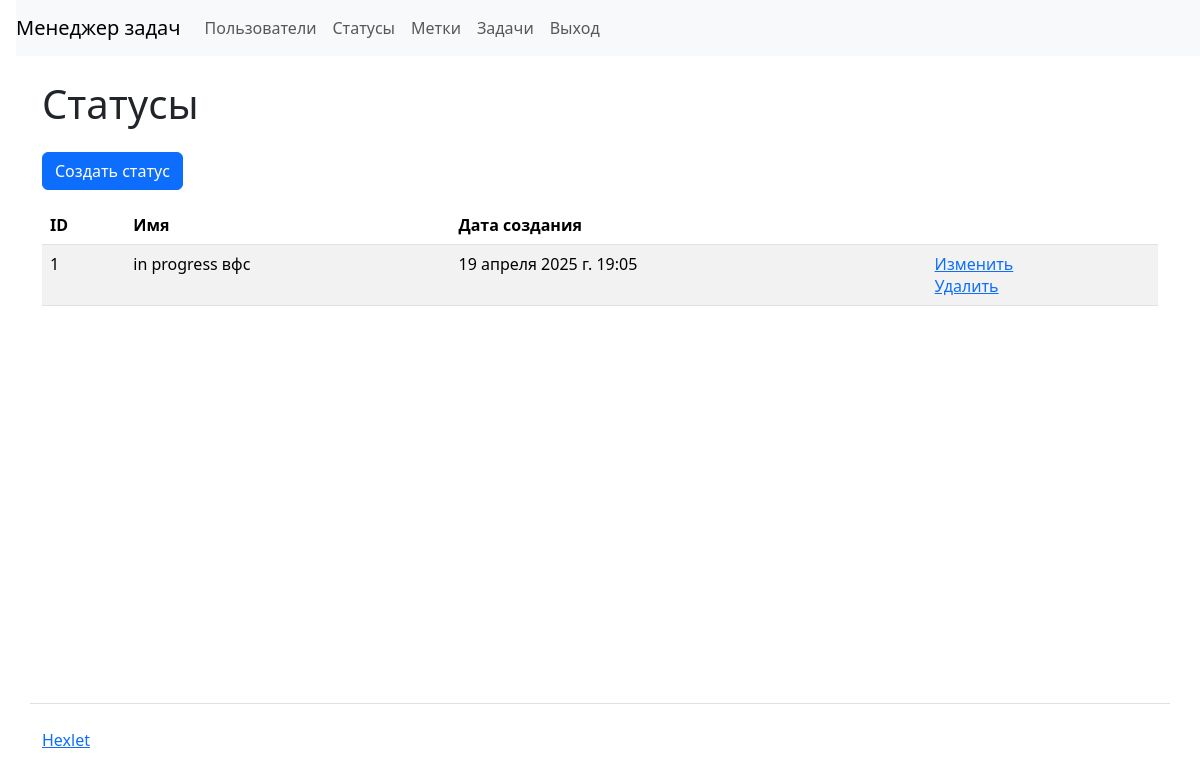
Page /statuses/ (signed in) on the committed database.
### task_manager/statuses/models.py (models this page shows, shortened)
class Status(models.Model):
    name = models.CharField(
        max_length=200,
        verbose_name=_("Name"),
        unique=True,
    )
    created_at = models.DateTimeField(
        auto_now_add=True,
        verbose_name=_("Creation date"),
    )
    class Meta:
        verbose_name = _("Status")
        verbose_name_plural = _("Statuses")

### task_manager/statuses/views.py (the view)
# urls.py: path('', views.StatusesListView.as_view(), name='statuses'),
class StatusesListView(BasicStatusView, ListView):
    template_name = "statuses/statuses.html"
    context_object_name = "statuses"

### task_manager/mixins.py (called while the page is built)
    def dispatch(self, request, *args, **kwargs):
        if not request.user.is_authenticated:
            message = _("You are not authorized! Please log in")
            messages.error(request, message)
            return redirect(self.login_url)
        return super().dispatch(request, *args, **kwargs)

### task_manager/templates/statuses/statuses.html
{% extends "base.html" %}
{% load i18n %}
    {% block content %}
    <h1 class="my-4">
      {% translate "Statuses" %}
    </h1>
    <a class="btn btn-primary mb-3" href="/statuses/create/">{% translate "Create status" %}</a>
    <table class="table table-striped">
      <thead>
        <tr>
          <th>ID</th>
          <th>{% translate "Name" %}</th>
          <th>{% translate "Creation date" %}</th>
          <th></th>
        </tr>
      </thead>
      <tbody>
        {% for status in statuses %}
          <tr>
            <td>{{ status.id }}</td>
            <td>{{ status.name }}</td>
            <td>{{ status.created_at }}</td>
            <td>
              <a href="{% url 'status_update' status.id %}">{% translate "Change" %}</a>
              <br>
              <a href="{% url 'status_delete' status.id %}">{% translate "Delete" %}</a>
            </td>
          </tr>
        {% endfor %}
      </tbody>
    </table>
    {% endblock %}

### rows in the picture
Status: id "1", name "in progress вфc", created_at "19 апреля 2025 г. 19:05"
